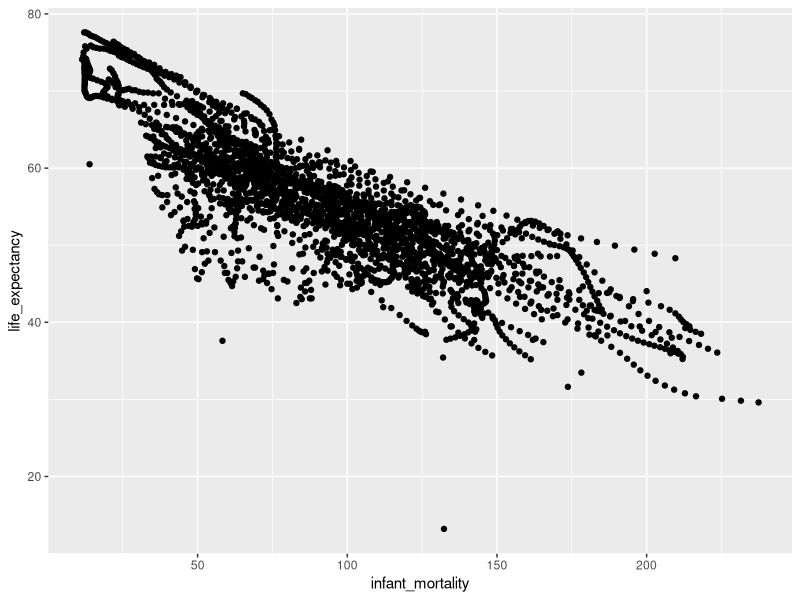
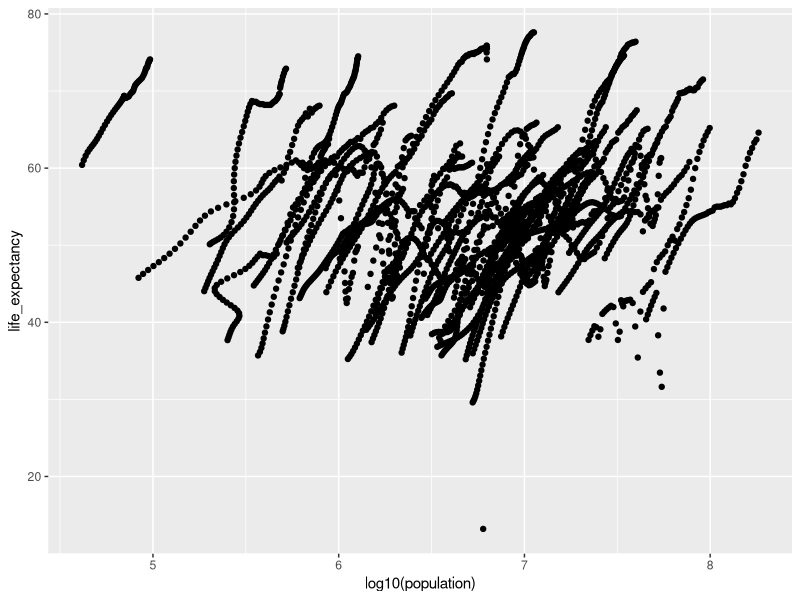
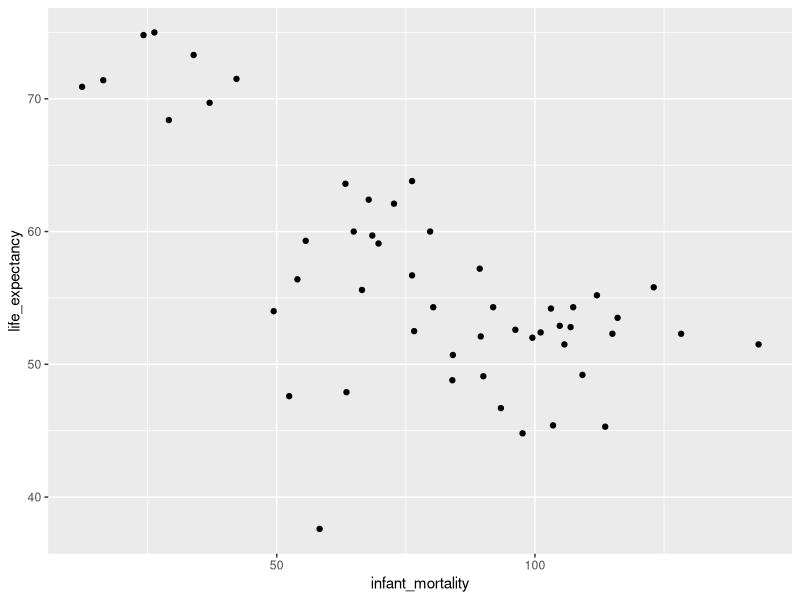
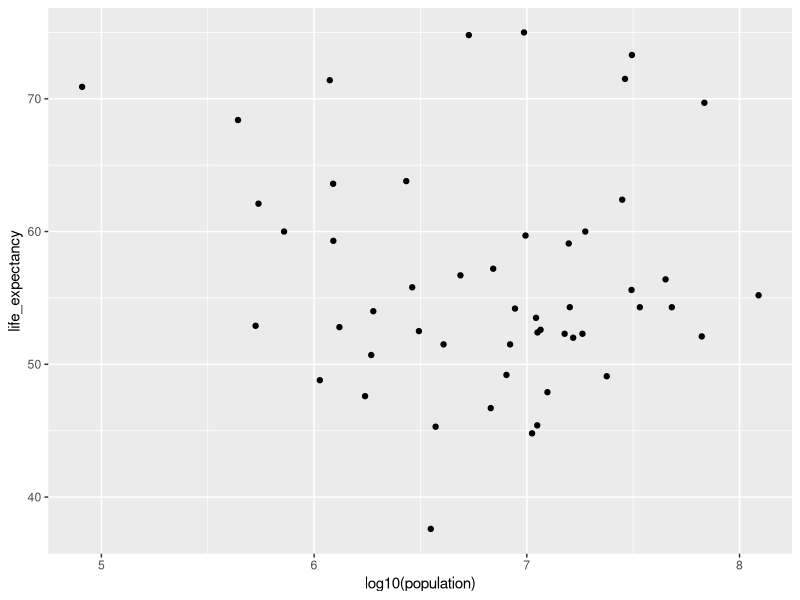
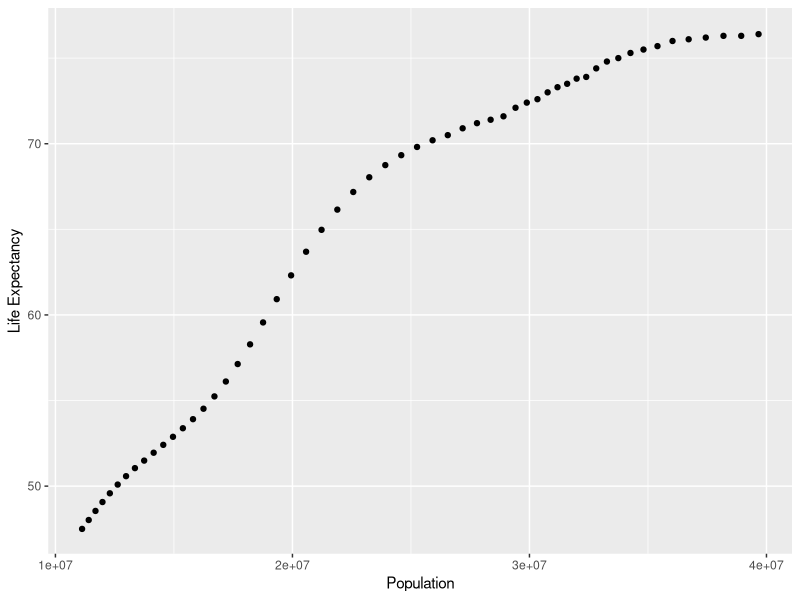
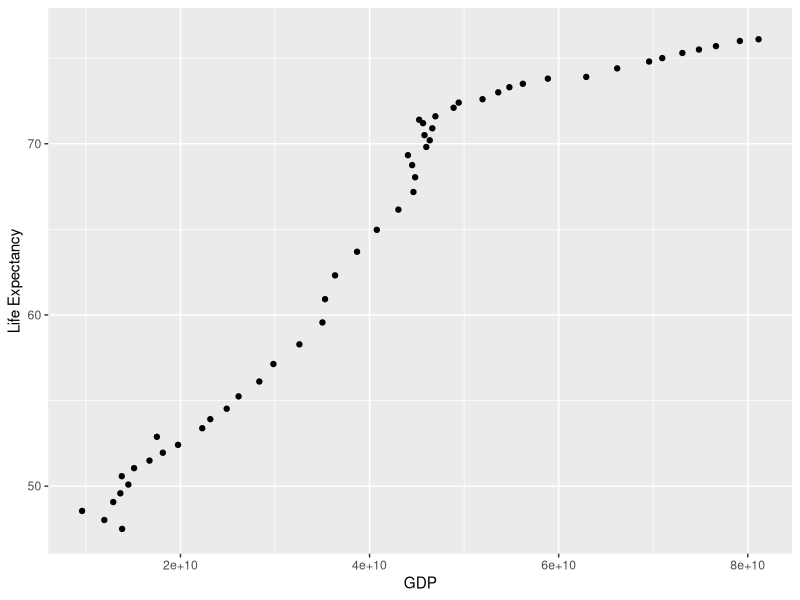

Write the R code that produced these figures, in order.
## ---- chunk 1
# Load Package dslabs
# load dslabs for dataset
library("dslabs")
# load tidyverse to tidy and plot data
library("tidyverse")
## ---- chunk 2
#gapminder

# View gampminder help section
help(gapminder)

# view data structure
str(gapminder)

# view data summary     
summary(gapminder)

# view type of object
class("gapminder")
## ---- chunk 3
# Create object named africa data. Filter gapminder to create new dataset with only African countries.
africadata <- gapminder %>% filter(continent == "Africa")

# view data summary for africadata
summary(africadata)

#view structure for africadata
str(africadata)
## ---- chunk 4
# for observations in africadata, create object with infant_mortality and life_expectancy, only
imle <- data.frame(africadata$infant_mortality, africadata$life_expectancy)
imle <- imle %>% rename(infant_mortality = africadata.infant_mortality,
                life_expectancy = africadata.life_expectancy)

#view summary
summary(imle)

#view structure
str(imle)
## ---- chunk 5
# for observations in africadata, create object with population and life_expectancy, only
ple <- data.frame(africadata$population, africadata$life_expectancy)
ple <- ple %>% rename(population = africadata.population,
                      life_expectancy = africadata.life_expectancy)

#view summary
summary(ple)

#view structure
str(ple)
## ---- chunk 6
# plot life expectancy as a function of infant mortality and as a function of population size

imle_plot <- imle %>% 
             ggplot(aes(x=infant_mortality, y=life_expectancy))+
             geom_point()
         
imle_plot         
## ---- chunk 7
ple_plot <- ple %>% 
            ggplot(aes(x=log10(population), y=life_expectancy))+
            geom_point()

ple_plot
## ---- chunk 8
# ple_plot graph seems to show that as population growth has a positive correlation with life expectancy. Each individual streak represents a different country

# Which years have the highest number of NAs for infant mortality?
na_imle <- africadata %>% 
           select(year,infant_mortality) %>% 
           filter(is.na(infant_mortality)) %>% 
           count(year) %>% 
           arrange(-n)

rmarkdown::paged_table(na_imle)           
           
## ---- chunk 9
# Create a new object by extracting only the data for the year 2000 from the africadata object
africadata2k <- africadata %>% filter(year == 2000)

# View Summary
summary(africadata2k)

# View Structure
str(africadata2k)
## ---- chunk 10
# Plot africadata for year 2000, x is infant mortality, y is life expectancy
imle_plot2k <- africadata2k %>% 
               select(year,infant_mortality,life_expectancy) %>%
               ggplot(aes(x=infant_mortality, y=life_expectancy))+
               geom_point()
         
imle_plot2k         
## ---- chunk 11
# Plot africa data for year 2000, x is population, y is life expectancy
ple_plot2k <- africadata2k %>%
              select(year,population,life_expectancy) %>%
              ggplot(aes(x=log10(population),y=life_expectancy))+
              geom_point()

ple_plot2k
## ---- chunk 12
# Line of best fit with infant mortality
fit1 <- lm(life_expectancy ~ infant_mortality, data = africadata2k)

# Run plot
summary(fit1)
## ---- chunk 13
# Line of best fit with population
fit2 <- lm(life_expectancy ~ population, data = africadata2k)

summary(fit2)
## ---- chunk 14
Algeriadata <- filter(gapminder, country=="Algeria")
AlgPop <- select(Algeriadata, population, life_expectancy)
AlgGDP <- select(Algeriadata, gdp, life_expectancy)
summary(AlgPop)
summary(AlgGDP)
## ---- chunk 15
ggplot(AlgPop, aes(x = population, y = life_expectancy)) +
     geom_point() +
     xlab("Population") +
     ylab("Life Expectancy")
## ---- chunk 16
ggplot(AlgGDP, aes(x = gdp, y = life_expectancy)) +
     geom_point() +
    xlab("GDP") +
     ylab("Life Expectancy")
## ---- chunk 17
library("tidyverse")
fit3 <- lm(population ~ life_expectancy, AlgPop)
summary(fit3)
fit4 <- lm(gdp ~ life_expectancy, AlgGDP)
summary(fit4)
